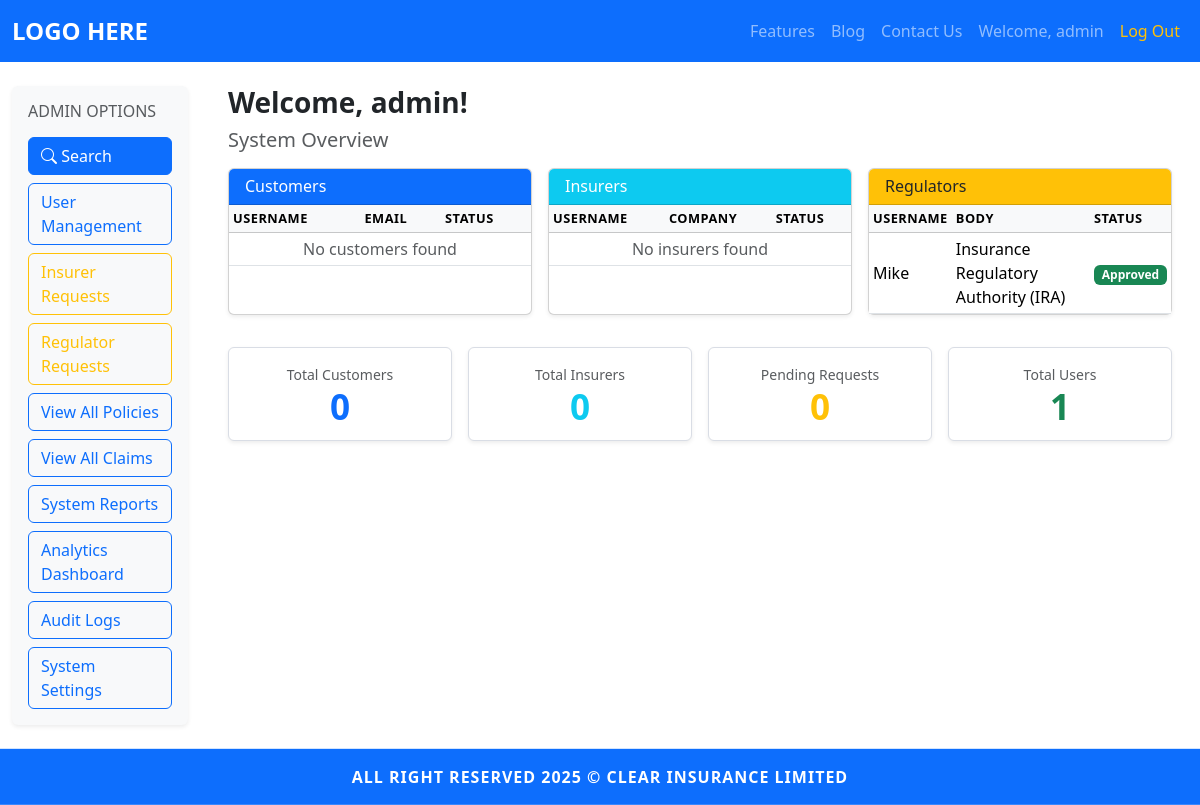
The app's page /admin/dashboard (signed in) with its own data.
### models.py (models this page shows, shortened)
class Admin(UserMixin, db.Model):
	id = db.Column(db.Integer, primary_key=True)
	username = db.Column(db.String(150), unique=True, nullable=False)
	email = db.Column(db.String(150), unique=True, nullable=False)
	password = db.Column(db.String(256), nullable=False)
	staff_id = db.Column(db.String(50), unique=True, nullable=True)
	is_active = db.Column(db.Boolean, default=True, nullable=False)

class Regulator(UserMixin, db.Model):
	id = db.Column(db.Integer, primary_key=True)
	username = db.Column(db.String(150), unique=True, nullable=False)
	email = db.Column(db.String(150), unique=True, nullable=False)
	password = db.Column(db.String(256), nullable=False)
	staff_id = db.Column(db.String(50), unique=True, nullable=True)
	regulatory_body_id = db.Column(db.Integer, db.ForeignKey('regulatory_body.id'), nullable=True)
	is_approved = db.Column(db.Boolean, default=False, nullable=False)
	is_active = db.Column(db.Boolean, default=True, nullable=False)
	approval_date = db.Column(db.DateTime, nullable=True)

class RegulatoryBody(db.Model):
	id = db.Column(db.Integer, primary_key=True)
	name = db.Column(db.String(200), unique=True, nullable=False)
	is_active = db.Column(db.Boolean, default=True, nullable=False)
	regulators = db.relationship('Regulator', backref='regulatory_body', lazy=True)

### app.py (the view)
@app.route('/admin/dashboard')
@login_required
@admin_required
def admin_dashboard():
	customers = Customer.query.all()
	insurers = Insurer.query.all()
	regulators = Regulator.query.all()
	pending_insurer_count = InsurerRequest.query.filter_by(status='pending').count()
	pending_regulator_count = RegulatorRequest.query.filter_by(status='pending').count()
	return render_template('admin/admindashboard.html',
						   customers=customers,
						   insurers=insurers,
						   regulators=regulators,
						   pending_count=pending_insurer_count,
						   pending_regulator_count=pending_regulator_count)

### app.py (called while the page is built)
@login_manager.user_loader
def load_user(user_id):
	if '_' not in user_id:
		return None
	user_type, user_pk = user_id.split('_', 1)
	model_map = {
		'admin': Admin,
		'customer': Customer,
		'insurer': Insurer,
		'regulator': Regulator
	}
	model = model_map.get(user_type)
	if model:
		return model.query.get(int(user_pk))
	return None

### templates/admin/admindashboard.html (shortened to what this page needs)
{% extends 'base.html' %}
{% block content %}
<div class="container-fluid py-4">
	<div class="row">
		<aside class="col-12 col-md-3 col-lg-2 mb-4 mb-md-0">
			<div class="dashboard-sidebar p-3 bg-light rounded shadow-sm">
				<h6 class="text-uppercase text-muted mb-3">Admin Options</h6>
				<div class="d-grid gap-2">
					<a class="btn btn-primary sidebar-btn" href="{{ url_for('admin_search') }}">
						<i class="bi bi-search"></i> Search
					</a>
					<a class="btn btn-outline-primary sidebar-btn" href="{{ url_for('user_management') }}">User Management</a>
					<a class="btn btn-outline-warning sidebar-btn" href="{{ url_for('review_insurer_requests') }}">
						Insurer Requests
					</a>
					<a class="btn btn-outline-warning sidebar-btn" href="{{ url_for('review_regulator_requests') }}">
						Regulator Requests
					</a>
					<a class="btn btn-outline-primary sidebar-btn" href="#">View All Policies</a>
					<a class="btn btn-outline-primary sidebar-btn" href="#">View All Claims</a>
					<a class="btn btn-outline-primary sidebar-btn" href="#">System Reports</a>
					<a class="btn btn-outline-primary sidebar-btn" href="#">Analytics Dashboard</a>
					<a class="btn btn-outline-primary sidebar-btn" href="#">Audit Logs</a>
					<a class="btn btn-outline-primary sidebar-btn" href="#">System Settings</a>
				</div>
			</div>
		</aside>
		<main class="col-12 col-md-9 col-lg-10">
			<div class="px-2 px-md-3">
				<h3 class="fw-bold mb-2">Welcome, {{ current_user.username }}!</h3>
				<h5 class="text-muted mb-3">System Overview</h5>
				<div class="row g-3">
					<div class="col-12 col-lg-4">
						<div class="card shadow-sm h-100">
							<div class="card-header bg-primary text-white">
								<h6 class="mb-0">Customers</h6>
							</div>
							<div class="card-body p-0">
								<div class="table-responsive">
									<table class="table table-sm table-hover mb-0 align-middle">
										<thead class="table-light">
											<tr>
												<th>Username</th>
												<th>Email</th>
												<th>Status</th>
											</tr>
										</thead>
										<tbody>
											{% for customer in customers %}
											<tr>
												<td>{{ customer.username }}</td>
												<td>{{ customer.email }}</td>
												<td><span class="badge bg-success">Active</span></td>
											</tr>
											{% else %}
											<tr>
												<td colspan="3" class="text-center text-muted">No customers found</td>
											</tr>
											{% endfor %}
										</tbody>
									</table>
								</div>
							</div>
						</div>
					</div>
					<div class="col-12 col-lg-4">
						<div class="card shadow-sm h-100">
							<div class="card-header bg-info text-white">
								<h6 class="mb-0">Insurers</h6>
							</div>
							<div class="card-body p-0">
								<div class="table-responsive">
									<table class="table table-sm table-hover mb-0 align-middle">
										<thead class="table-light">
											<tr>
												<th>Username</th>
												<th>Company</th>
												<th>Status</th>
											</tr>
										</thead>
										<tbody>
											{% for insurer in insurers[:5] %}
											<tr>
												<td>{{ insurer.username }}</td>
												<td>{{ insurer.company.name if insurer.company else 'N/A' }}</td>
												<td>
													{% if insurer.is_approved %}
														<span class="badge bg-success">Approved</span>
													{% else %}
														<span class="badge bg-warning">Pending</span>
													{% endif %}
												</td>
											</tr>
											{% else %}
											<tr>
												<td colspan="3" class="text-center text-muted">No insurers found</td>
											</tr>
											{% endfor %}
										</tbody>
									</table>
								</div>
							</div>
						</div>
					</div>
					<div class="col-12 col-lg-4">
						<div class="card shadow-sm h-100">
							<div class="card-header bg-warning text-dark">
								<h6 class="mb-0">Regulators</h6>
							</div>
							<div class="card-body p-0">
								<div class="table-responsive">
									<table class="table table-sm table-hover mb-0 align-middle">
										<thead class="table-light">
											<tr>
												<th>Username</th>
												<th>Body</th>
												<th>Status</th>
											</tr>
										</thead>
										<tbody>
											{% for regulator in regulators[:5] %}
											<tr>
												<td>{{ regulator.username }}</td>
												<td>{{ regulator.regulatory_body.name if regulator.regulatory_body else 'N/A' }}</td>
												<td>
													{% if regulator.is_approved %}
														<span class="badge bg-success">Approved</span>
													{% else %}
														<span class="badge bg-warning">Pending</span>
													{% endif %}
												</td>
											</tr>
											{% else %}
											<tr>
												<td colspan="3" class="text-center text-muted">No regulators found</td>
											</tr>
											{% endfor %}
										</tbody>
									</table>
								</div>
							</div>
						</div>
					</div>
				</div>
				<div class="row g-3 mt-3">
					<div class="col-6 col-md-3">
						<div class="metric-card text-center shadow-sm p-3 bg-white rounded h-100">
							<p class="text-muted mb-1 small">Total Customers</p>
							<p class="metric-value text-primary mb-0">{{ customers|length }}</p>
						</div>
					</div>
					<div class="col-6 col-md-3">
						<div class="metric-card text-center shadow-sm p-3 bg-white rounded h-100">
							<p class="text-muted mb-1 small">Total Insurers</p>
							<p class="metric-value text-info mb-0">{{ insurers|length }}</p>
						</div>
					</div>
					<div class="col-6 col-md-3">
						<div class="metric-card text-center shadow-sm p-3 bg-white rounded h-100">
							<p class="text-muted mb-1 small">Pending Requests</p>
							<p class="metric-value text-warning mb-0">{{ pending_count }}</p>
						</div>
					</div>
					<div class="col-6 col-md-3">
						<div class="metric-card text-center shadow-sm p-3 bg-white rounded h-100">
							<p class="text-muted mb-1 small">Total Users</p>
							<p class="metric-value text-success mb-0">{{ customers|length + insurers|length + regulators|length }}</p>
						</div>
					</div>
				</div>
			</div>
		</main>
	</div>
</div>
{% endblock %}

### templates/base.html (shortened to what this page needs)
<!DOCTYPE html>
<html lang="en">
<head>
	<link href="https://cdn.jsdelivr.net/npm/bootstrap@5.3.2/dist/css/bootstrap.min.css" rel="stylesheet">
	<link rel="stylesheet" href="https://cdn.jsdelivr.net/npm/bootstrap-icons@1.10.0/font/bootstrap-icons.css">
	<link rel="stylesheet" href="{{ url_for('static', filename='css/style.css') }}">
</head>
<body class="d-flex flex-column min-vh-100">
	<nav class="navbar navbar-expand-lg navbar-dark bg-primary sticky-top">
		<div class="container-fluid">
			<a class="navbar-brand fw-bold" href="/">LOGO HERE</a>
			<div class="collapse navbar-collapse" id="navbarNav">
			<ul class="navbar-nav ms-auto mb-2 mb-lg-0 align-items-lg-center">
				<li class="nav-item"><a class="nav-link" href="/features">Features</a></li>
				<li class="nav-item"><a class="nav-link" href="/blog">Blog</a></li>
				<li class="nav-item"><a class="nav-link" href="/contact">Contact Us</a></li>
				{% if current_user is defined and current_user.is_authenticated %}
					<li class="nav-item"><a class="nav-link" href="{{ url_for('dashboard') }}">Welcome, {{ current_user.username }}</a></li>
					<li class="nav-item"><a class="nav-link text-warning" href="/logout">Log Out</a></li>
				{% else %}
					<li class="nav-item"><a class="nav-link" href="/auth/login">Log In</a></li>
					<li class="nav-item"><a class="nav-link" href="/auth/signup">Sign Up</a></li>
				{% endif %}
			</ul>
			</div>
		</div>
	</nav>
		{% block content %}{% endblock %}
	<footer class="footer mt-auto py-3 bg-primary text-white text-center sticky-bottom">
		<div class="container">
			<span>ALL RIGHT RESERVED 2025 &copy; CLEAR INSURANCE LIMITED</span>
		</div>
	</footer>
</body>
</html>

### static/css/style.css (style rules this page uses)
.footer { font-weight: bold; letter-spacing: 1px; }
.navbar-brand { font-size: 1.5rem; font-weight: bold; }
.sticky-bottom { position: sticky; bottom: 0; width: 100%; z-index: 1030; }
.dashboard-sidebar .sidebar-btn { text-align: left; font-weight: 500; }
.metric-card { background: #f2f4fa; border: 1px solid #d9dde5; }
.metric-value { font-size: 2.2rem; font-weight: 700; line-height: 1; }
.table thead th { font-size: 0.8rem; text-transform: uppercase; letter-spacing: .5px; }

### records on screen
Admin: username "admin"
Regulator: username "Mike", regulatory_body "Insurance Regulatory Authority (IRA)", is_approved "Approved"

### other values on screen
{{ customers|length }} "0"
{{ insurers|length }} "0"
{{ pending_count }} "0"
{{ customers|length + insurers|length + regulators|length }} "1"
